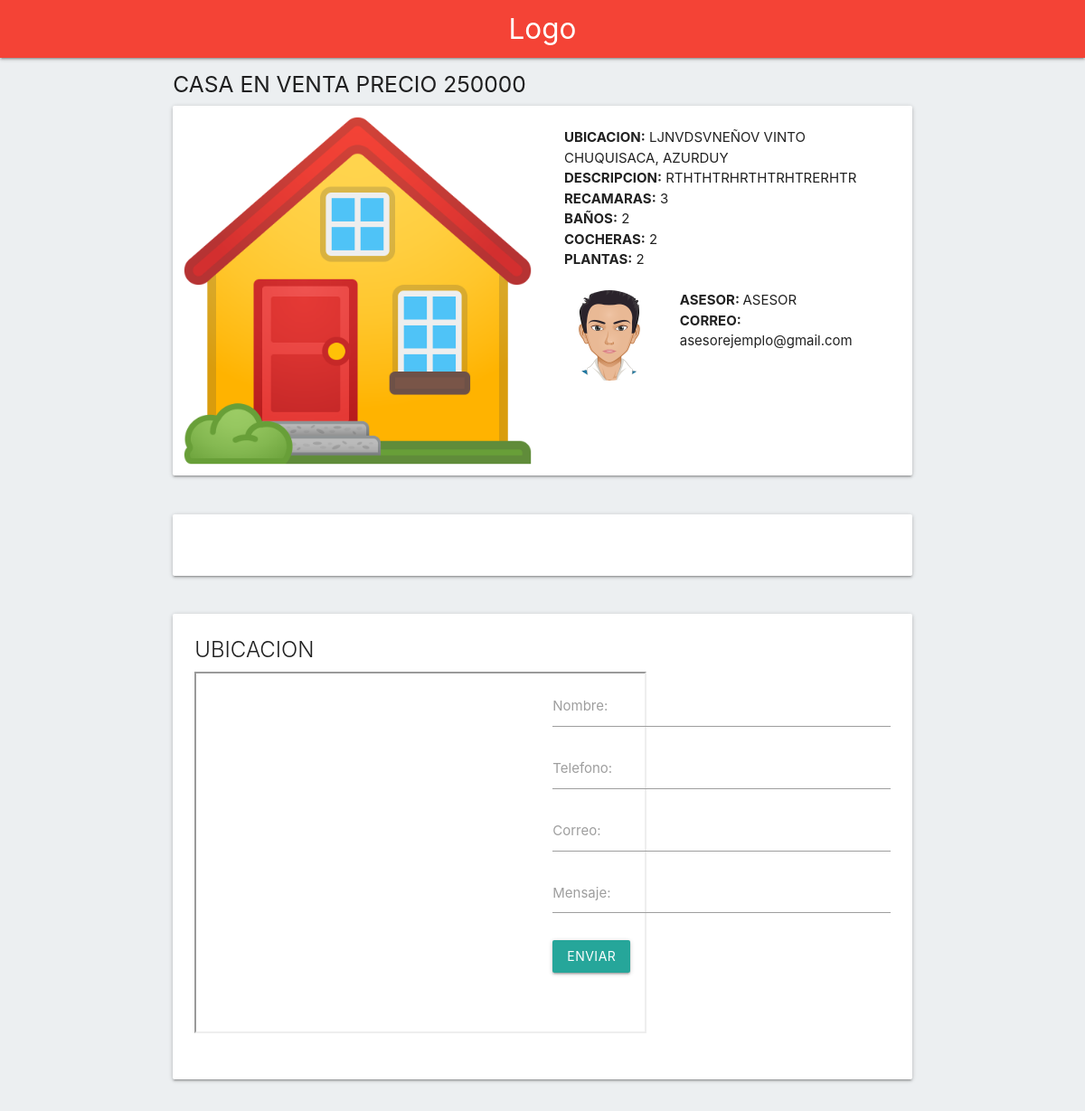
The page /ver_mas.php?id=726f361d3c41359f057aa2ff58741314d6479b59 on the database as committed earlier.
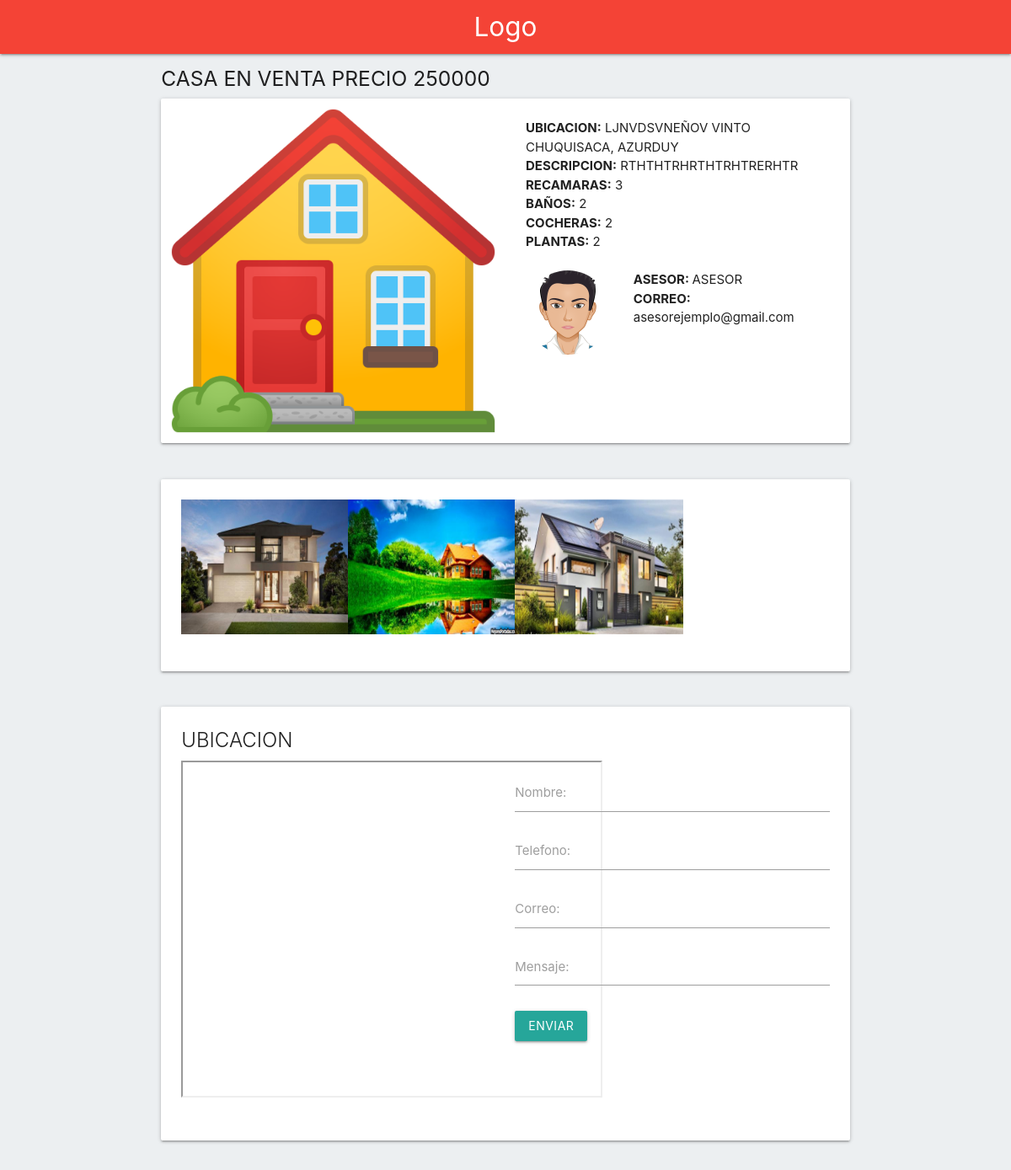
The same page on the database as committed later.
### tables this page shows
CREATE TABLE `imagenes` (
  `id` int(10) NOT NULL,
  `id_propiedad` varchar(200) NOT NULL,
  `ruta` varchar(200) NOT NULL
);

### ver_mas.php (the view, shortened to what this page needs)
<?php include 'admin/conexion/conexion_web.php';
$id = htmlentities($_GET['id']);
$sel = $con->prepare("SELECT * FROM inventario WHERE propiedad = ? ");
$sel->bind_param('s', $id);
$sel->execute();
$res = $sel->get_result();
if ($f =$res->fetch_assoc()) {
}
?>
<!DOCTYPE html>
<html lang="en">
<head>
  <link rel="stylesheet" href="admin/css/materialize.min.css">
</head>
<body class="blue-grey lighten-5">
<nav class="red" >
  <a href="index.php" class="brand-logo center">Logo</a>
</nav>
<div class="container">
  <div class="row">
  <div class="col s12">
    <h5 class="header"><?php echo $f['tipo_inmueble'] ?> EN <?php echo $f['operacion'] ?> PRECIO <?php echo $f['precio'] ?></h5>
    <div class="card horizontal">
      <div class="card-image">
        <img src="admin/propiedades/<?php echo $f['foto_principal'] ?>">
      </div>
      <div class="card-stacked">
        <div class="card-content">
          <p><b>UBICACION:</b> <?php echo $f['mapa'] ?></p>
          <p><b>DESCRIPCION:</b> <?php echo $f['comentario_web'] ?></p>
          <p><b>RECAMARAS:</b> <?php echo $f['recamaras'] ?></p>
          <p><b>BAÑOS:</b> <?php echo $f['banos'] ?></p>
          <p><b>COCHERAS:</b> <?php echo $f['cocheras'] ?></p>
          <p><b>PLANTAS:</b> <?php echo $f['plantas'] ?></p>
          <div class="row">
            <br>
            <div class="col s4">
              <?php
              $asesor = $f['asesor'];
              $sel_ase = $con->prepare("SELECT correo, foto FROM usuario WHERE nombre = ? ");
              $sel_ase->bind_param('s', $asesor);
              $sel_ase->execute();
              $res_ase = $sel_ase->get_result();
              if ($f_ase =$res_ase->fetch_assoc()) {
              }
               ?>
               <img src="admin/usuarios/<?php echo $f_ase['foto'] ?>" width="100" class="circle">
            </div>
            <div class="col s8">
              <p><b>ASESOR: </b><?php echo $asesor ?></p>
              <p><b>CORREO: </b><?php echo $f_ase['correo'] ?></p>
            </div>
          </div>
        </div>
      </div>
    </div>
  </div>
   </div>
   <div class="row">
     <div class="col s12">
       <div class="card">
         <div class="card-content">
             <div class="row">
           <?php $sel_img = $con->prepare("SELECT * FROM imagenes WHERE id_propiedad = ? ");
           $sel_img->bind_param('s', $id);
           $sel_img->execute();
           $res_img = $sel_img->get_result();
           while ($f_img =$res_img->fetch_assoc()) {?>
            <div class="col s3">
                <img src="admin/propiedades/<?php echo $f_img['ruta'] ?>" width="200" class="materialboxed"></div>
            <?php }
             ?>
             </div>
         </div>
       </div>
     </div>
   </div>
   <div class="row">
     <div class="col s12">
       <div class="card">
         <div class="card-content">
           <span class="card-title">UBICACION</span>
           <div class="row">
             <div class="col s6">
            <?php
                include 'admin/conexion/conexion.php';
                $id = $con->real_escape_string(htmlentities($_GET['id']));
                $sel = $con->prepare("SELECT * FROM inventario WHERE propiedad = ? ");
                $sel->bind_param('s', $id);
                $sel->execute();
                $res = $sel->get_result();
                if ($f =$res->fetch_assoc()) {
                }
                $lat = $f['latitud'];
                $long = $f['longitud'];
                $dir = "https://www.google.com/maps/embed?pb=!1m14!1m12!1m3!1d488.9278896915554!2d".$long."!3d".$lat."!2m3!1f0!2f0!3f0!3m2!1i1024!2i768!4f13.1!5e1!3m2!1ses-419!2sbo!4v1634871992962!5m2!1ses-419!2sbo";
                ?>
                <td colspan="4" class="center">
                <iframe src="<?php echo $dir ?>" width="500" height="400" style="border:1;" allowfullscreen="" loading="lazy"></iframe>
                </td>
            </div>
             <div class="col s6">
                 <div class="input-field">
                   <input type="text" name="nombre" pattern="[A-Za-z/s ]+"  title=""  id="nombre" required >
                   <label for="nombre">Nombre:</label>
                 </div>
                 <div class="input-field">
                   <input type="text" name="telefono"   title=""  id="telefono"  >
                   <label for="telefono">Telefono:</label>
                 </div>
                 <div class="input-field">
                   <input type="email" name="correo"   title=""  id="correo" required  >
                   <label for="correo">Correo:</label>
                 </div>
                 <div class="input-field">
                   <textarea name="mensaje" rows="8" cols="80" id="mensaje" onblur="may(this.value, this.id)" class="materialize-textarea"></textarea>
                   <label for="">Mensaje:</label>
                 </div>
                 <button type="button" class="btn" id="enviar">Enviar</button>
             </div>
           </div>
         </div>
       </div>
     </div>
   </div>
</div>
</body>
</html>

Rows that differ between the two databases and show on the page:
added imagenes: ruta (picture)
added imagenes: ruta (picture)
added imagenes: ruta (picture)
